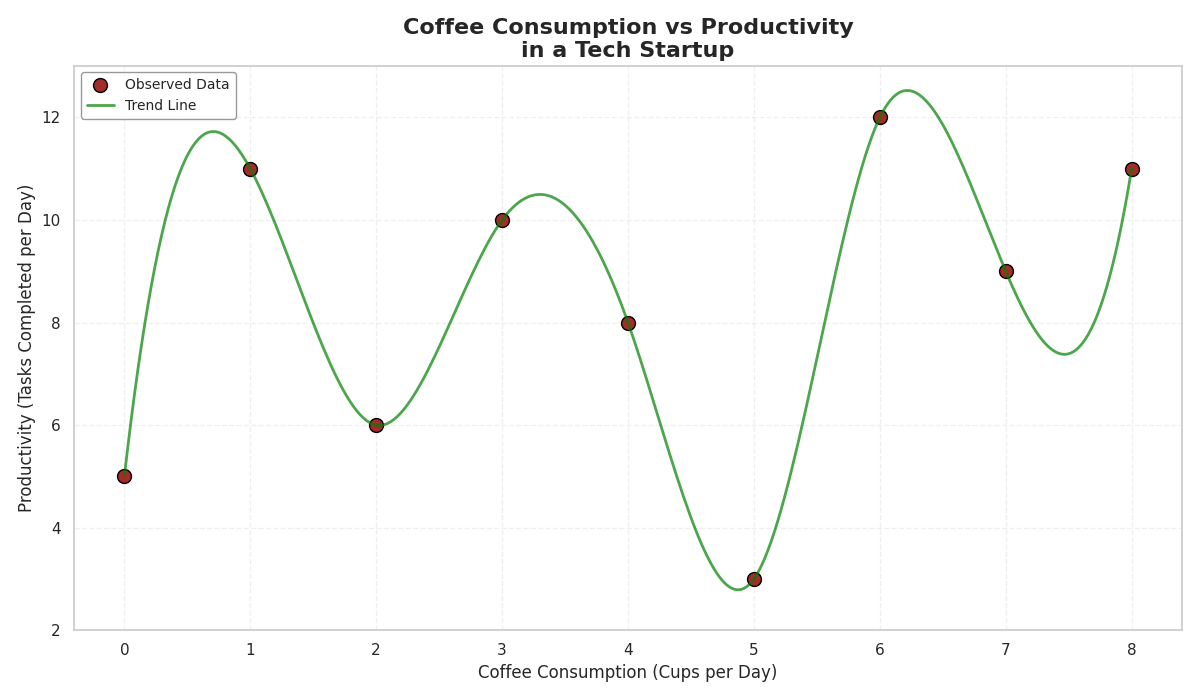

This chart was generated by the following Python code:
import numpy as np
import matplotlib.pyplot as plt
from scipy.interpolate import make_interp_spline

# Define coffee consumption in cups per day
coffee_consumption = np.array([0, 1, 2, 3, 4, 5, 6, 7, 8])

# Shuffle the productivity data while preserving structure
# Original: [3, 5, 8, 10, 11, 12, 11, 9, 6]
productivity = np.array([5, 11, 6, 10, 8, 3, 12, 9, 11])

# Create smooth lines for the scatter plot using spline interpolation
coffee_spline = make_interp_spline(coffee_consumption, productivity)

# Generate new coffee consumption values for a smooth line
coffee_new = np.linspace(0, 8, 300)
productivity_smooth = coffee_spline(coffee_new)

# Setup the plot
plt.figure(figsize=(12, 7))

# Scatter plot for coffee consumption vs productivity
plt.scatter(coffee_consumption, productivity, color='brown', label='Observed Data', s=100, edgecolor='black')

# Plot the smooth line
plt.plot(coffee_new, productivity_smooth, color='green', linestyle='-', linewidth=2, alpha=0.7, label='Trend Line')

# Add titles and labels
plt.title('Coffee Consumption vs Productivity\nin a Tech Startup', fontsize=16, fontweight='bold')
plt.xlabel('Coffee Consumption (Cups per Day)', fontsize=12)
plt.ylabel('Productivity (Tasks Completed per Day)', fontsize=12)

# Customize ticks and grid for better readability
plt.xticks(np.arange(0, 9, step=1))
plt.yticks(np.arange(2, 14, step=2))
plt.grid(alpha=0.3, linestyle='--')

# Add a legend to differentiate between scatter and trend line
plt.legend(fontsize=10, loc='upper left', edgecolor='gray')

# Automatically adjust the layout to prevent overlap
plt.tight_layout()

# Display the plot
plt.show()
